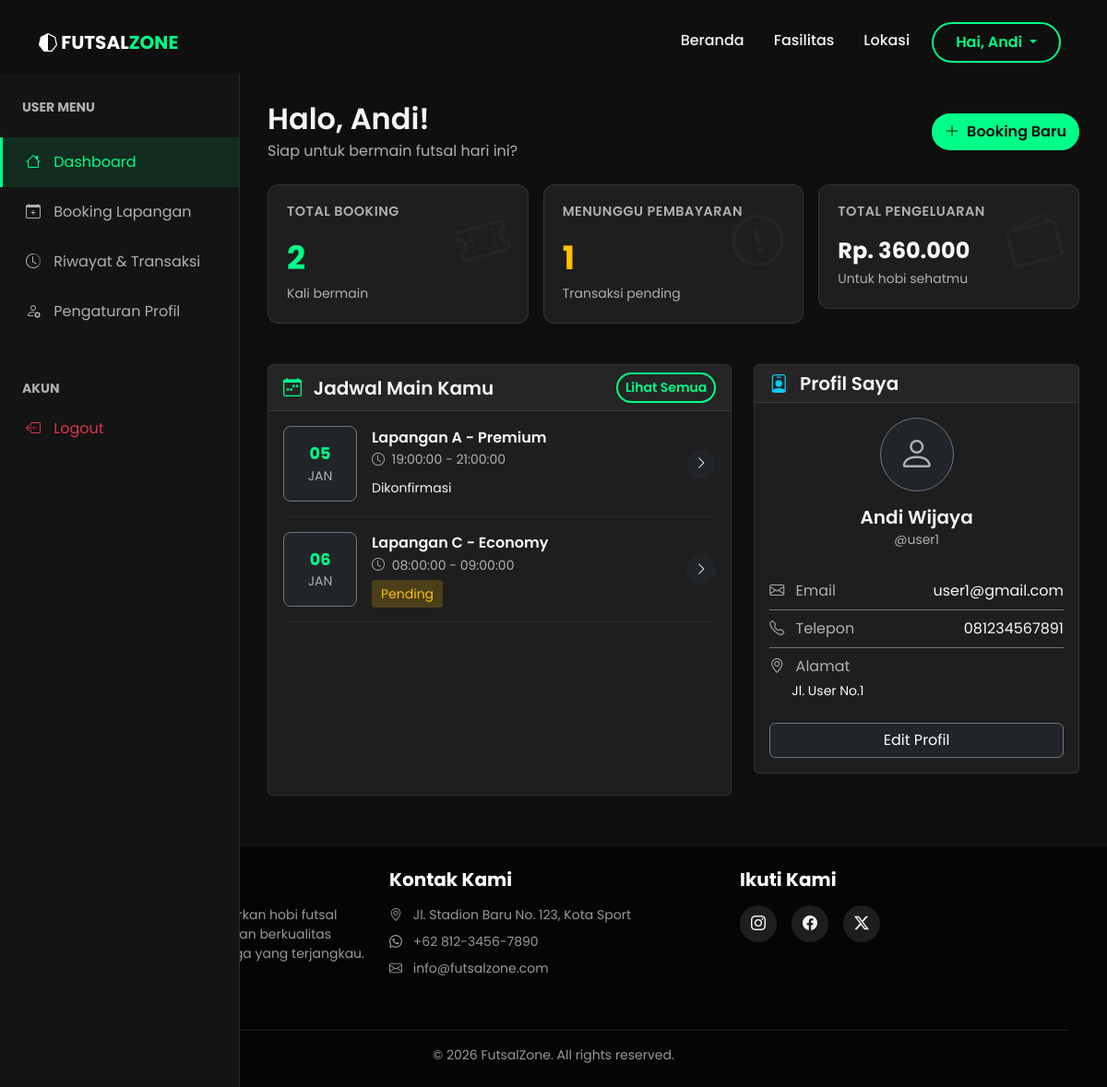
Page /?page=dashboard (signed in) on the committed database.
### tables this page shows
CREATE TABLE users (
    id_user INT PRIMARY KEY AUTO_INCREMENT,
    username VARCHAR(50) NOT NULL UNIQUE,
    email VARCHAR(100) NOT NULL UNIQUE,
    password VARCHAR(255) NOT NULL,
    nama_lengkap VARCHAR(100) NOT NULL,
    no_telepon VARCHAR(15),
    alamat TEXT,
    foto_profil VARCHAR(255),
    role ENUM('admin', 'user') DEFAULT 'user',
    status ENUM('aktif', 'nonaktif') DEFAULT 'aktif',
    created_at TIMESTAMP DEFAULT CURRENT_TIMESTAMP,
    updated_at TIMESTAMP DEFAULT CURRENT_TIMESTAMP ON UPDATE CURRENT_TIMESTAMP
);

CREATE TABLE reservasi (
    id_reservasi INT PRIMARY KEY AUTO_INCREMENT,
    id_user INT NOT NULL,
    id_lapangan INT NOT NULL,
    tanggal_reservasi DATE NOT NULL,
    jam_mulai TIME NOT NULL,
    jam_selesai TIME NOT NULL,
    durasi_jam INT NOT NULL,
    total_harga DECIMAL(10, 2) NOT NULL,
    status_reservasi ENUM('pending', 'dikonfirmasi', 'selesai', 'dibatalkan') DEFAULT 'pending',
    catatan TEXT,
    created_at TIMESTAMP DEFAULT CURRENT_TIMESTAMP,
    updated_at TIMESTAMP DEFAULT CURRENT_TIMESTAMP ON UPDATE CURRENT_TIMESTAMP,
    FOREIGN KEY (id_user) REFERENCES users(id_user) ON DELETE CASCADE,
    FOREIGN KEY (id_lapangan) REFERENCES lapangan(id_lapangan) ON DELETE CASCADE,
    INDEX idx_user (id_user),
    INDEX idx_lapangan (id_lapangan),
    INDEX idx_tanggal (tanggal_reservasi)
);

CREATE TABLE lapangan (
    id_lapangan INT PRIMARY KEY AUTO_INCREMENT,
    nama_lapangan VARCHAR(100) NOT NULL,
    deskripsi TEXT,
    foto_lapangan VARCHAR(255),
    harga_per_jam DECIMAL(10, 2) NOT NULL,
    kapasitas INT DEFAULT 10,
    status ENUM('tersedia', 'maintenance', 'nonaktif') DEFAULT 'tersedia',
    created_at TIMESTAMP DEFAULT CURRENT_TIMESTAMP,
    updated_at TIMESTAMP DEFAULT CURRENT_TIMESTAMP ON UPDATE CURRENT_TIMESTAMP
);

### config.php (called while the page is built, shortened)
<?php
function format_rupiah($nominal) {
    return "Rp. " . number_format($nominal, 0, ',', '.');
}
?>

### pages/dashboard.php (the view, shortened to what this page needs)
<?php
$id_user = $_SESSION['id_user'];
$query = "SELECT * FROM users WHERE id_user = ?";
$stmt = $conn->prepare($query);
$stmt->bind_param("i", $id_user);
$stmt->execute();
$user = $stmt->get_result()->fetch_assoc();
$total_reservasi = $conn->query("SELECT COUNT(*) as total FROM reservasi WHERE id_user = $id_user")->fetch_assoc()['total'];
$total_belum_bayar = $conn->query("SELECT COUNT(*) as total FROM transaksi WHERE id_user = $id_user AND status_pembayaran = 'pending'")->fetch_assoc()['total'];
$total_pengeluaran = $conn->query("SELECT COALESCE(SUM(total_bayar), 0) as total FROM transaksi WHERE id_user = $id_user AND status_pembayaran = 'lunas'")->fetch_assoc()['total'];
?>
<div class="sidebar">
    <div class="px-4 mb-4 mt-2">
        <h6 class="text-uppercase text-muted small fw-bold letter-spacing-2">User Menu</h6>
    </div>
    <a href="?page=dashboard" class="active"><i class="bi bi-house"></i> Dashboard</a>
    <a href="?page=lapangan_user"><i class="bi bi-calendar-plus"></i> Booking Lapangan</a>
    <a href="?page=riwayat_reservasi"><i class="bi bi-clock-history"></i> Riwayat & Transaksi</a>
    <a href="?page=profil"><i class="bi bi-person-gear"></i> Pengaturan Profil</a>
    <div class="px-4 mt-5 mb-2">
        <h6 class="text-uppercase text-muted small fw-bold letter-spacing-2">Akun</h6>
    </div>
    <a href="?page=logout" class="text-danger"><i class="bi bi-box-arrow-left"></i> Logout</a>
</div>
<div class="main-content">
    <div class="container-fluid p-0">
        <div class="d-flex justify-content-between align-items-center mb-4">
            <div>
                <h2 class="mb-1">Halo, <?php echo htmlspecialchars(explode(' ', $user['nama_lengkap'])[0]); ?>!</h2>
                <p class="text-muted mb-0">Siap untuk bermain futsal hari ini?</p>
            </div>
            <div>
                <a href="?page=lapangan_user" class="btn btn-custom-login shadow-sm">
                    <i class="bi bi-plus-lg me-2"></i>Booking Baru
                </a>
            </div>
        </div>
        <div class="row g-3 mb-4">
            <div class="col-md-4">
                <div class="stat-card">
                    <i class="bi bi-ticket-perforated icon-bg"></i>
                    <h5>Total Booking</h5>
                    <div class="number text-primary-custom"><?php echo $total_reservasi; ?></div>
                    <small class="text-muted">Kali bermain</small>
                </div>
            </div>
            <div class="col-md-4">
                <div class="stat-card">
                    <i class="bi bi-exclamation-circle icon-bg"></i>
                    <h5>Menunggu Pembayaran</h5>
                    <div class="number text-warning"><?php echo $total_belum_bayar; ?></div>
                    <small class="text-muted">Transaksi pending</small>
                </div>
            </div>
            <div class="col-md-4">
                <div class="stat-card">
                    <i class="bi bi-wallet2 icon-bg"></i>
                    <h5>Total Pengeluaran</h5>
                    <div class="number text-light" style="font-size: 1.5rem;">
                        <?php echo format_rupiah($total_pengeluaran); ?></div>
                    <small class="text-muted">Untuk hobi sehatmu</small>
                </div>
            </div>
        </div>
        <div class="row">
            <div class="col-lg-7 mb-4">
                <div class="card h-100">
                    <div class="card-header d-flex justify-content-between align-items-center">
                        <h5 class="mb-0"><i class="bi bi-calendar-week me-2 text-primary-custom"></i> Jadwal Main Kamu
                        </h5>
                        <a href="?page=riwayat_reservasi" class="btn btn-sm btn-custom-outline">Lihat Semua</a>
                    </div>
                    <div class="card-body">
                        <?php
                        $query = "SELECT r.*, l.nama_lapangan FROM reservasi r
                                  JOIN lapangan l ON r.id_lapangan = l.id_lapangan
                                  WHERE r.id_user = ? ORDER BY r.created_at DESC LIMIT 3";
                        $stmt = $conn->prepare($query);
                        $stmt->bind_param("i", $id_user);
                        $stmt->execute();
                        $result = $stmt->get_result();
                        if ($result->num_rows > 0) {
                            while ($res = $result->fetch_assoc()) {
                                $status_class = 'badge-' . $res['status_reservasi'];
                                ?>
                                <div class="d-flex align-items-center mb-3 pb-3 border-bottom border-secondary"
                                    style="border-bottom-color: rgba(255,255,255,0.05) !important;">
                                    <div class="rounded-3 bg-dark p-3 text-center me-3 border border-secondary"
                                        style="min-width: 80px;">
                                        <div class="fw-bold text-primary-custom" style="font-size: 1.1rem;">
                                            <?php echo date('d', strtotime($res['tanggal_reservasi'])); ?></div>
                                        <div class="small text-muted text-uppercase">
                                            <?php echo date('M', strtotime($res['tanggal_reservasi'])); ?></div>
                                    </div>
                                    <div class="flex-grow-1">
                                        <h6 class="mb-1 text-light"><?php echo htmlspecialchars($res['nama_lapangan']); ?></h6>
                                        <div class="small text-muted mb-2">
                                            <i class="bi bi-clock me-1"></i>
                                            <?php echo $res['jam_mulai'] . " - " . $res['jam_selesai']; ?>
                                        </div>
                                        <span class="<?php echo $status_class; ?> small">
                                            <?php echo ucfirst($res['status_reservasi']); ?>
                                        </span>
                                    </div>
                                    <div>
                                        <a href="?page=riwayat_reservasi" class="btn btn-sm btn-dark rounded-circle">
                                            <i class="bi bi-chevron-right"></i>
                                        </a>
                                    </div>
                                </div>
                                <?php
                            }
                        } else {
                            echo '<div class="text-center py-5">
                                    <i class="bi bi-calendar-x display-4 text-muted mb-3"></i>
                                    <p class="text-muted">Kamu belum punya jadwal main.</p>
                                    <a href="?page=lapangan_user" class="btn btn-sm btn-custom-outline">Booking Sekarang</a>
                                  </div>';
                        }
                        ?>
                    </div>
                </div>
            </div>
            <div class="col-lg-5 mb-4">
                <div class="card">
                    <div class="card-header">
                        <h5 class="mb-0"><i class="bi bi-person-badge me-2 text-info"></i> Profil Saya</h5>
                    </div>
                    <div class="card-body">
                        <div class="text-center mb-4">
                            <div class="bg-dark rounded-circle d-inline-flex align-items-center justify-content-center border border-secondary mb-3"
                                style="width: 80px; height: 80px;">
                                <i class="bi bi-person fs-1 text-muted"></i>
                            </div>
                            <h5 class="mb-0"><?php echo htmlspecialchars($user['nama_lengkap']); ?></h5>
                            <small class="text-muted">@<?php echo htmlspecialchars($user['username']); ?></small>
                        </div>
                        <div class="list-group list-group-flush bg-transparent">
                            <div
                                class="list-group-item bg-transparent text-light border-secondary px-0 d-flex justify-content-between">
                                <span class="text-muted"><i class="bi bi-envelope me-2"></i> Email</span>
                                <span><?php echo htmlspecialchars($user['email']); ?></span>
                            </div>
                            <div
                                class="list-group-item bg-transparent text-light border-secondary px-0 d-flex justify-content-between">
                                <span class="text-muted"><i class="bi bi-telephone me-2"></i> Telepon</span>
                                <span><?php echo $user['no_telepon'] ? htmlspecialchars($user['no_telepon']) : '-'; ?></span>
                            </div>
                            <div class="list-group-item bg-transparent text-light border-secondary px-0">
                                <div class="text-muted mb-1"><i class="bi bi-geo-alt me-2"></i> Alamat</div>
                                <div class="small ps-4">
                                    <?php echo $user['alamat'] ? htmlspecialchars($user['alamat']) : '-'; ?></div>
                            </div>
                        </div>
                        <div class="d-grid mt-3">
                            <a href="?page=profil" class="btn btn-dark border-secondary">Edit Profil</a>
                        </div>
                    </div>
                </div>
            </div>
        </div>
    </div>
</div>

### style.css (style rules this page uses)
:root { --primary-color: #00ff88; --secondary-color: #1a1a1a; --dark-bg: #0f0f0f; --card-bg: #1e1e1e; --text-light: #f5f5f5; --text-muted: #b0b0b0; --sidebar-width: 260px; }
body { font-family: 'Poppins', sans-serif; background-color: var(--dark-bg); color: var(--text-light); overflow-x: hidden; margin-top: 80px; }
h1, h2, h3, h4, h5, h6 { font-weight: 600; color: var(--text-light); }
.text-muted { color: var(--text-muted) !important; }
.card { background-color: var(--card-bg); color: var(--text-light); border: 1px solid rgba(255, 255, 255, 0.1); margin-bottom: 1.5rem; }
.card-header { background-color: rgba(255, 255, 255, 0.03); border-bottom: 1px solid rgba(255, 255, 255, 0.1); font-weight: 600; }
.text-primary-custom { color: var(--primary-color) !important; }
.btn-custom-login { background-color: var(--primary-color); color: var(--dark-bg) !important; font-weight: 600; border-radius: 50px; transition: all 0.3s ease; border: 2px solid var(--primary-color); }
.btn-custom-outline { background-color: transparent; color: var(--primary-color) !important; border: 2px solid var(--primary-color); border-radius: 50px; font-weight: 600; transition: all 0.3s ease; }
.sidebar { position: fixed; top: 80px; bottom: 0; left: 0; z-index: 100; padding: 20px 0 0; width: var(--sidebar-width); background-color: #141414; border-right: 1px solid rgba(255, 255, 255, 0.1); overflow-y: auto; transition: all 0.3s ease; }
.sidebar a { padding: 15px 25px; text-decoration: none; font-size: 1rem; color: var(--text-muted); display: block; transition: 0.3s; border-left: 3px solid transparent; }
.sidebar a.active { color: var(--primary-color); background-color: rgba(0, 255, 136, 0.1); border-left-color: var(--primary-color); }
.sidebar i { margin-right: 10px; width: 20px; text-align: center; }
.main-content { margin-left: var(--sidebar-width); padding: 30px; transition: all 0.3s ease; }
.stat-card { background-color: var(--card-bg); border: 1px solid rgba(255, 255, 255, 0.1); border-radius: 12px; padding: 20px; margin-bottom: 20px; position: relative; overflow: hidden; }
.stat-card h5 { font-size: 0.9rem; color: var(--text-muted); margin-bottom: 15px; text-transform: uppercase; letter-spacing: 0.5px; }
.stat-card .number { font-size: 2.2rem; font-weight: 700; color: var(--text-light); }
.stat-card .icon-bg { position: absolute; right: 20px; top: 20px; font-size: 3.5rem; color: rgba(255, 255, 255, 0.03); transform: rotate(-15deg); }
.badge-pending { background-color: rgba(255, 193, 7, 0.2); color: #ffc107; padding: 5px 10px; border-radius: 4px; }

### rows in the picture
users: nama_lengkap "Andi", nama_lengkap "Andi Wijaya", username "user1", email "user1@gmail.com", no_telepon "081234567891", alamat "Jl. User No.1"
reservasi: tanggal_reservasi "05", tanggal_reservasi "JAN", id_lapangan.nama_lapangan "Lapangan A - Premium", jam_mulai "19:00:00", jam_selesai "21:00:00", status_reservasi "Dikonfirmasi"
reservasi: tanggal_reservasi "06", tanggal_reservasi "JAN", id_lapangan.nama_lapangan "Lapangan C - Economy", jam_mulai "08:00:00", jam_selesai "09:00:00", status_reservasi "Pending"

### other values in the picture
explode(' ', $_SESSION['nama_lengkap'])[0] "Andi"
$total_reservasi "2"
$total_belum_bayar "1"
format_rupiah($total_pengeluaran) "Rp. 360.000"
